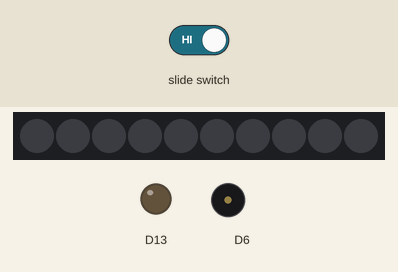
Recording of a sketch running on a simulated Adafruit Circuit Playground Express. Shown: 10 RGB LEDs in strip order, left to right, output pins drawn as LEDs (lit = HIGH), buzzer (waves = sounding). Inputs (shaded band) come from the test bench. What the sketch prints to the serial monitor is not drawn.

Above: at 5.0 s.
5.1 s: slide switch set LOW
At 5.7 s:
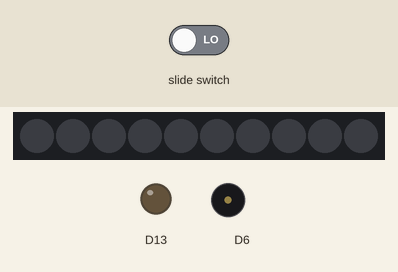
7.9 s: slide switch set HIGH
At 9.8 s:
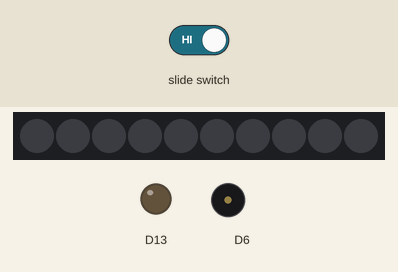
Timing chart, 0 to 20.1 s (numbered marks = the images above; inputs shaded):
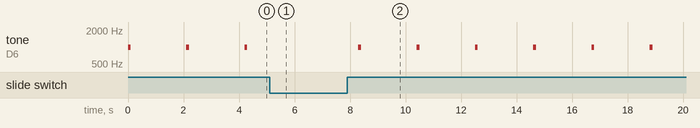

Measured:
- after the input at 5.1 s, tone on D6: stays silent (without the input it goes to 1000 Hz after 1.2 s)
- after the input at 7.9 s, tone on D6: alternates 1000 Hz for 0.10 s and silent for 2.0 s, starting after 0.40 s
- by itself, tone on D6: alternates 1000 Hz for 0.10 s and silent for 2.0 s

The sketch:

circuitplayground.ino
```cpp
#include <Adafruit_CircuitPlayground.h>

bool slideSwitch;

void setup() {
    Serial.begin(9600);
    CircuitPlayground.begin();
}

void loop() {
    slideSwitch = CircuitPlayground.slideSwitch();

    Serial.print("Slide Switch: ");
    if (slideSwitch) {
        CircuitPlayground.playTone(1000, 100);
        delay(1000);
        Serial.print("+");
    } else {
        CircuitPlayground.playTone(0, 0);
        Serial.print("-");
    }
    Serial.println();

    delay(1000);
}
```
